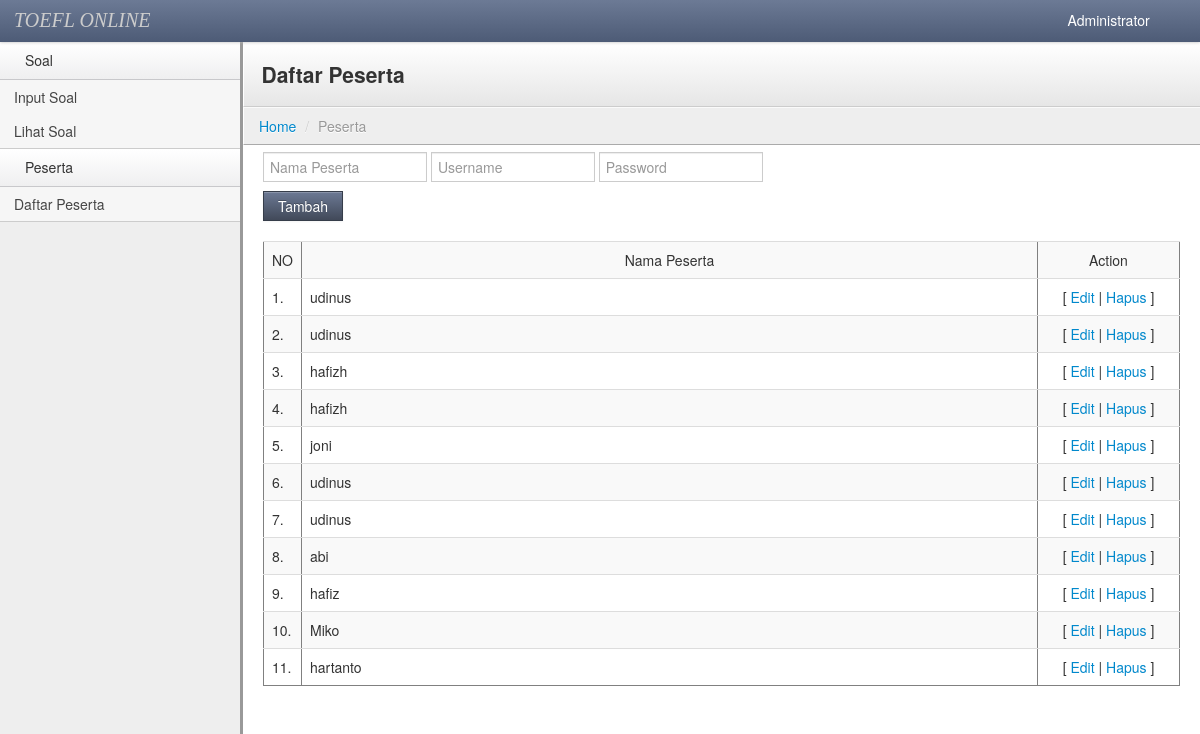
The page /home.php?page=murid (signed in) on the database its author committed.
### tables this page shows
CREATE TABLE IF NOT EXISTS `tabel_user` (
  `id_user` int(4) NOT NULL AUTO_INCREMENT,
  `nama_user` varchar(200) DEFAULT NULL,
  `username` varchar(20) DEFAULT NULL,
  `password` varchar(50) DEFAULT NULL,
  `jurusan` int(10) DEFAULT NULL,
  `SID` varchar(100) DEFAULT NULL,
  `konfirmasi` int(1) DEFAULT NULL,
  PRIMARY KEY (`id_user`)
);

### murid.php (the view, shortened to what this page needs)
<div class="header">
	<h1 class="page-title">Daftar Peserta</h1>
</div>
<ul class="breadcrumb">
	<li><a href="?page=welcome">Home</a> <span class="divider">/</span></li>
	<?php
	if(isset($_GET['action'])){
		echo '<li><a href="?page=murid">Peserta</a> <span class="divider">/</span></li><li class="active">Edit Peserta</li>';
	}else{
		echo '<li class="active">Peserta</li>';
	}?>
</ul>
<div class="container-fluid">
<div class="row-fluid">
<form name="formcari" action="?page=murid" method="post">
	<table cellpadding="0">
		<tr><?php
			if(isset($_GET['action'])){
				if($_GET['action'] == "edit"){
					$id = $_GET['id'];
					$query=mysql_query("select * from tabel_user where id_user='$id'");
					$row=mysql_fetch_array($query);?>
					<td>
						<input class="input-medium" placeholder="Nama Peserta" type="text" name="nama_user" value="<?php echo $row['nama_user']; ?>">
						<input class="input-medium" placeholder="Username" type="text" name="username" value="<?php echo $row['username']; ?>">
						<input class="input-medium" placeholder="Password"type="password" name="password" value="">
					</td>
						</tr>
						<tr>
					<td>
						<input class="btn btn-primary" type="submit" name="editMurid" id="editMurid" value="Simpan" >
					</td>
					<?php
				}
			}else{?>
				<td>
					<input class="input-medium" placeholder="Nama Peserta" type="text" name="nama_user" value="">
					<input class="input-medium" placeholder="Username" type="text" name="username" value="">
					<input class="input-medium" placeholder="Password"type="password" name="password" value="">
				</td>
						</tr>
						<tr>
				<td>
					<input class="btn btn-primary" type="submit" name="tmbhMurid" id="tmbhMurid" value="Tambah" >
				</td><?php
			}
			?>
		</tr>
	</table>
</form>
<table class="table table-striped" border="1">
	<tr>
		<td width="15px"><center>NO</center></td>
		<td><center>Nama Peserta</center></td>
		<td width="125px"><center>Action</center></td>
	</tr>
	<?php
		$query = mysql_query("select * from tabel_user");
		$no=0;
		while($row=mysql_fetch_array($query)){
		?>
			<tr>
				<td width="15px"><?php echo $no=$no+1;?>.</td>
				<td><?php echo $row['nama_user'];?></td>
				<td width="125px"><center>[ <a href="?page=murid&action=edit&id=<?php echo $row['id_user'];?>"> Edit </a> | <a href="?page=murid&action=delete&id=<?php echo $row['id_user'];?>">Hapus</a> ]</center></td>
			</tr>
		<?php
	}
?>
</table>
</div></div>

### home.php (shortened to what this page needs)
<?php session_start();
if(isset($_SESSION['id_admin'])){
?>
    <!DOCTYPE  html PUBLIC "-//W3C//DTD XHTML 1.0 Transitional//EN" "http://www.w3.org/TR/xhtml1/DTD/xhtml1-transitional.dtd">
    <html xmlns="http://www.w3.org/1999/xhtml" lang="en">
	<head>
	    <link rel="stylesheet" type="text/css" href="lib/bootstrap/css/bootstrap.css">
		<link rel="stylesheet" type="text/css" href="stylesheets/theme.css">
		<link rel="stylesheet" href="lib/font-awesome/css/font-awesome.css">
	</head>
	<body class="">
		<div class="navbar">
			<div class="navbar-inner">
				 <div class="pull-right">
					<ul class="nav pull-right">
						<li id="fat-menu" class="dropdown">
							<a href="#" role="button" class="dropdown-toggle" data-toggle="dropdown">
								<i class="icon-user"></i> <?php echo $_SESSION['username'];?>
								<i class="icon-caret-down"></i>
							</a>
						</li>
					</ul>
				</div>
					<a class="brand" href="#"><span class= first>TOEFL ONLINE </span>
			</div>
		</div>
		<div class="sidebar-nav">
			<a href="#accounts-menu" class="nav-header" data-toggle="collapse"><i class="icon-file"></i>Soal</a>
			<ul id="accounts-menu" class="nav nav-list collapse in">
				<li><a href="?page=soal">Input Soal</a></li>
				<li><a href="?page=view">Lihat Soal</a></li>
			</ul>
			<a href="#murid-menu" class="nav-header" data-toggle="collapse"><i class="icon-group"></i>Peserta</a>
			<ul id="murid-menu" class="nav nav-list collapse in">
				<li><a href="?page=murid">Daftar Peserta</a></li>
			</ul>
		</div>
		<div class="content">
			<div id="main-col">
				<div id="content-wrapper">
					<div id="content">
					<?php
						if(isset($_GET['page'])){
							$page=htmlentities($_GET['page']);
						}else{
							$page="welcome";
						}
						$file="$page.php";
						$cek=strlen($page);
						if($cek>10 || !file_exists($file) || empty($page)){
						}else{
							include ($file);
						}
					?>
					</div>
				</div>
			</div>
		</div>
	</body>
	</html>
<?php
}else{
	?><script language="javascript">document.location.href='index.php?status=Anda belum login!'</script><?php
}
?>

### home.php (style rules this page uses)
.brand { font-family: georgia, serif; }
.brand .first { color: #ccc; font-style: italic; }

### rows shown on the page
tabel_user: nama_user "udinus"
tabel_user: no "2", nama_user "udinus"
tabel_user: no "3", nama_user "hafizh"
tabel_user: no "4", nama_user "hafizh"
tabel_user: no "5", nama_user "joni"
tabel_user: no "6", nama_user "udinus"
tabel_user: no "7", nama_user "udinus"
tabel_user: no "8", nama_user "abi"
tabel_user: no "9", nama_user "hafiz"
tabel_user: no "10", nama_user "Miko"
tabel_user: no "11", nama_user "hartanto"

### other values the page prints
$_SESSION['username'] "Administrator"
